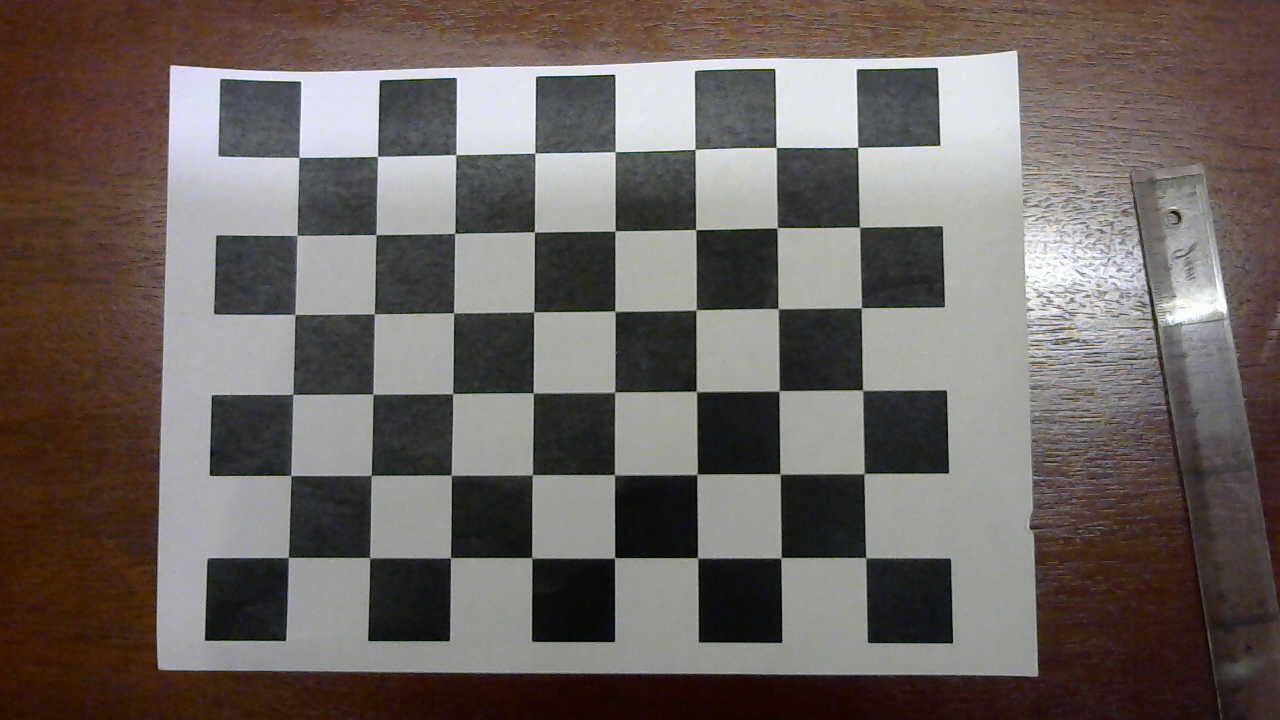
#> input picture test_images/pattern_ca_40cm.jpg, 1280 x 720 px
$ jupyter execute cv_12_feature_matching_ransac.ipynb   (Python 2 division)
#> lines starting #> are read from the running program, lines starting #| are printed output that depends on the picture
# Matching features with both descriptor and geometry
This notebook shows how we can match features between frames. This is a core component for many systems.
For example when you want to reconstruct a model of the environment, or caluclate how the camera is moving or both at the same time, i.e., simultaneously build a model of the environment and estimating how the camera is moving..

A feature typically consists of a keypoints (location, i.e., where in the image) and a descriptor (what that part of the image looks like). When performing matching one often uses the descriptor first. In ideal cases the descriptor is so good that it can directly generate only correct matches. In most pratcical cases this is not true and we need to look for the correct matches.

In the code below we will make use of the ORB feature. ORB is a combination of the FAST detector and the BRIEF descriptor. One of the benefits of ORB is that it is fast to compute and match.
https://www.researchgate.net/publication/221111151_ORB_an_efficient_alternative_to_SIFT_or_SURF

The first thing we do in the code below is that we make use of David Lowe's ratio test which he defined when he introduced the SIFT feature in https://www.cs.ubc.ca/~lowe/papers/ijcv04.pdf. The idea is that we want to only use matches where two points A and B in two images are much better matches than A and the second best match in the second image.

Now we will use the position of the features. We will do this together with the RANSAC algorithm. RANSAC iterates over
* Draw a minimum set of point matches to calculate the homograhy
* Calculate the homograhy
* Check which of the other point matches supports this homography
We pick the homography that has the biggest support and use this to define which matches are inliers.

[cell 1]
import numpy as np
import cv2 as cv

# Load the image as gray scale images
#img1 = cv.imread('test_images/patrics_foot_1.jpg',0)
#img2 = cv.imread('test_images/patrics_foot_2.jpg',0)
img1 = cv.imread('test_images/pattern_ca_40cm.jpg',0)
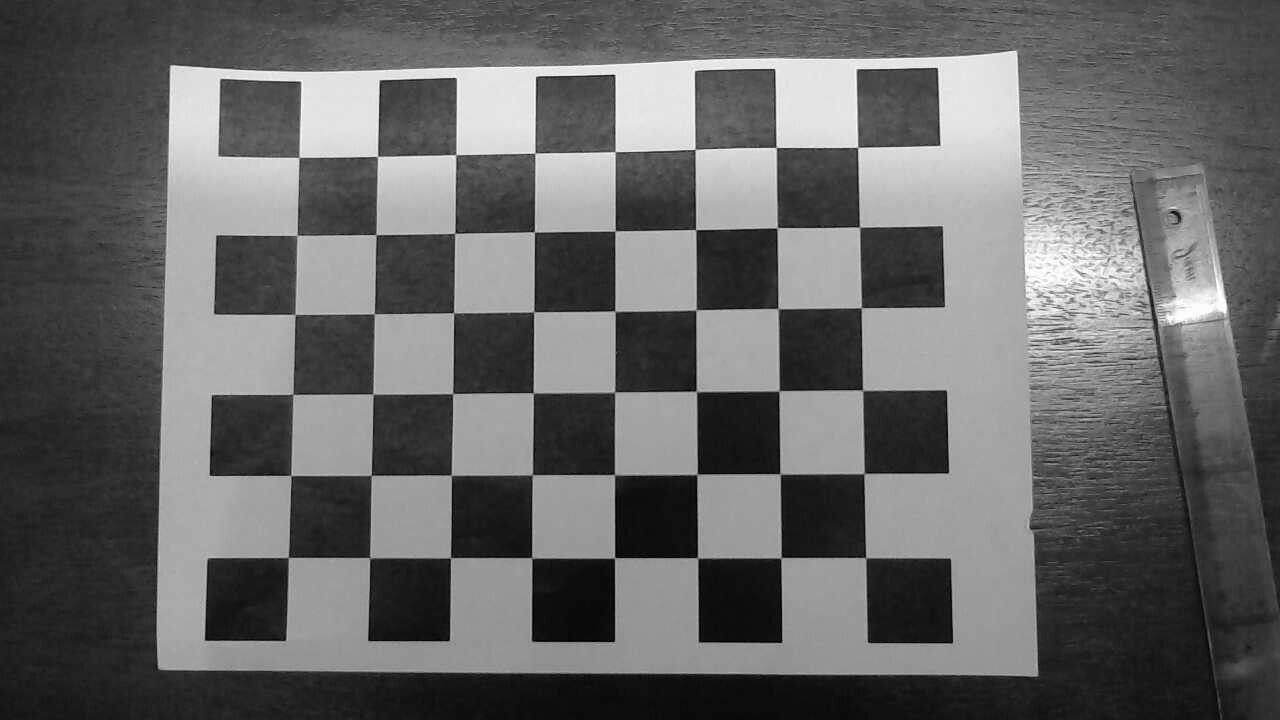
#> img1: shape (720, 1280); min 0, max 255, mean 101.8
img2 = cv.imread('test_images/pattern_view2.jpg',0)
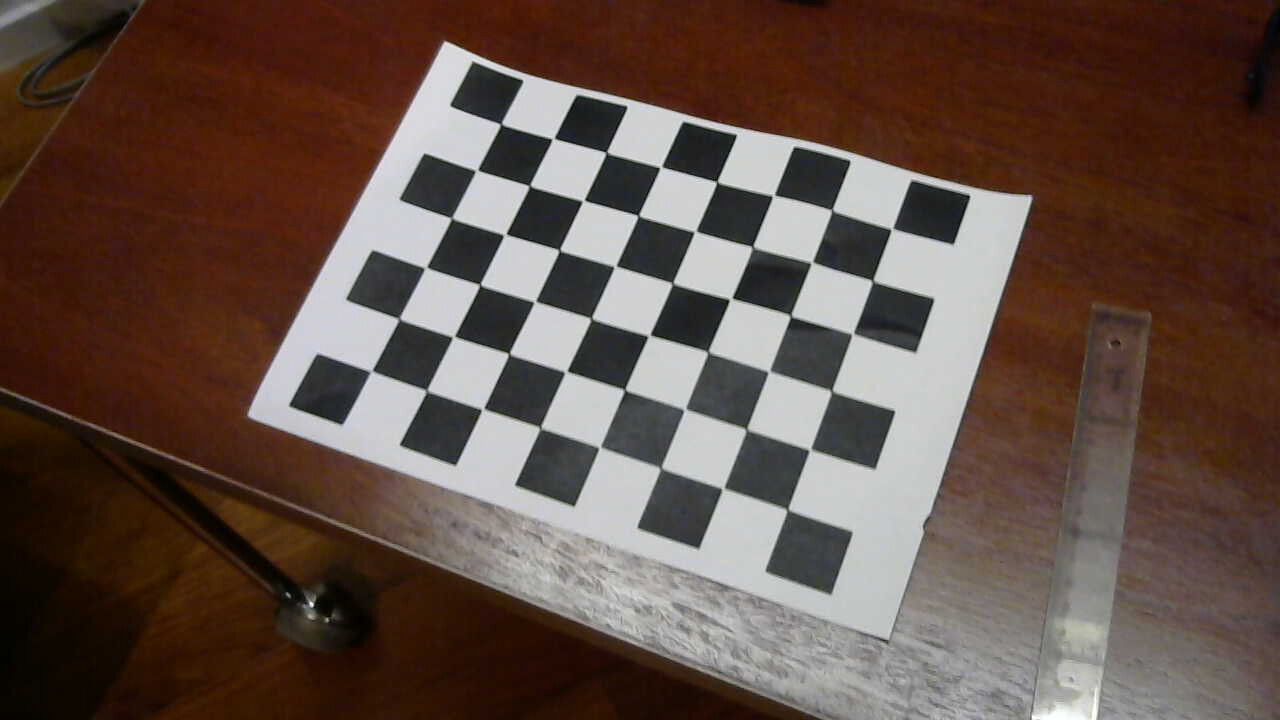
#> input picture test_images/pattern_view2.jpg, 1280 x 720 px
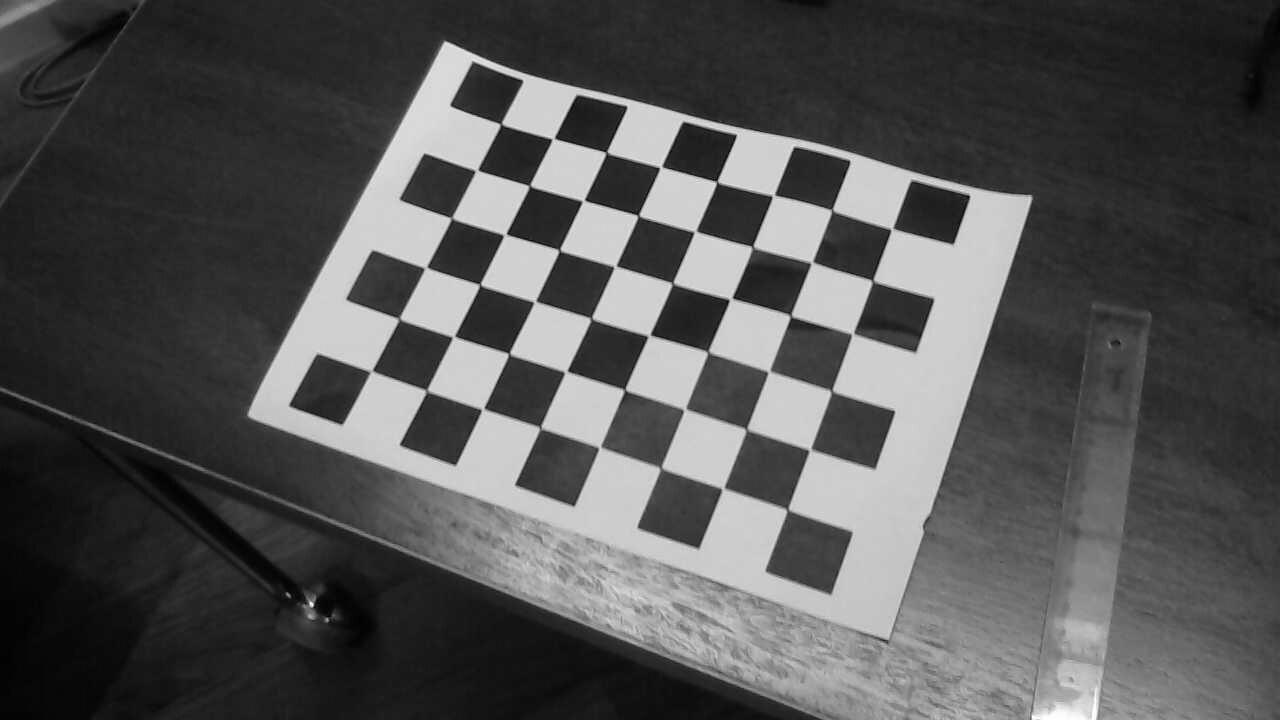
#> img2: shape (720, 1280); min 0, max 255, mean 83.3
print("The dimension of img1 is " + repr(img1.shape))
#| The dimension of img1 is (720, 1280)
print("The dimension of img2 is " + repr(img2.shape))
#| The dimension of img2 is (720, 1280)

# Initiate a feature detector
detector = cv.ORB_create()

# Find the keypoints and descriptors
kp1, des1 = detector.detectAndCompute(img1,None)
#> kp1 = 500 keypoints; strongest (x, y, size): (613, 75, 31), (936, 69, 31), (775, 145, 31), (773, 69, 31)
kp2, des2 = detector.detectAndCompute(img2,None)
#> kp2 = 500 keypoints; strongest (x, y, size): (559, 133, 111.1), (546, 143, 92.6), (714, 185, 53.6), (557, 134, 77.1)

# We use a brute force matcher with default params
bf = cv.BFMatcher()
matches = bf.knnMatch(des1,des2, k=2)
#> matches = 500 matches

# Apply David Lowe's ratio test to remove bad matches
# https://www.cs.ubc.ca/~lowe/papers/ijcv04.pdf
good = []
for m,n in matches:
    if m.distance < 0.75 * n.distance:
        # I had to change from [m] to m to make the code inside the MIN_MATCH_COUNT section below
        good.append(m)
#> after the loop, good = 39 matches

# Draw the matches, both all of them and the good ones
image_matches_all = cv.drawMatchesKnn(img1,kp1,img2,kp2,matches,None)
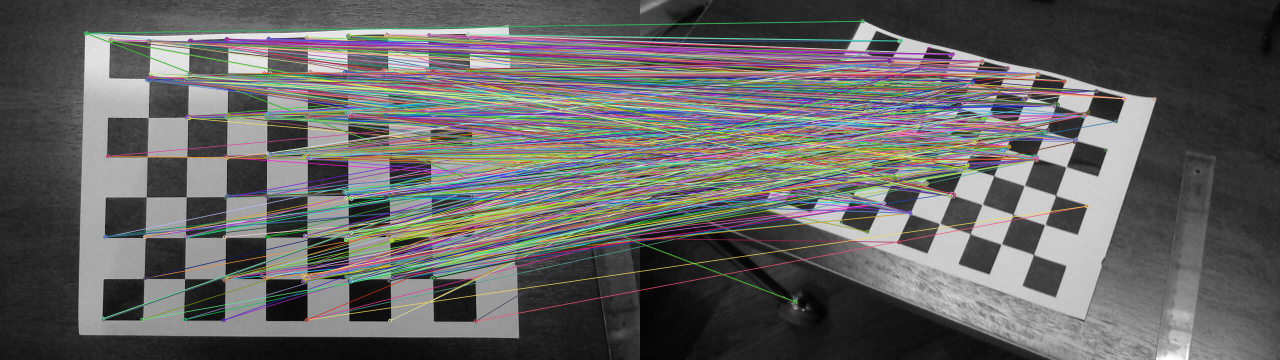
#> image_matches_all: shape (720, 2560, 3) (shown at 1/2 size); mean of channels 0, 1, 2 98.7, 99.3, 100.1; drawn as B, G, R
# I had to modify this code to give it the data in the format it wanted
# Probably some easier way to do this if you actually know Python...
good_list_of_lists = []
for i in good:
    good_list_of_lists.append([i])
#> this loop made 39 passes
#> after the loop, good_list_of_lists = 39 matches
image_matches_good = cv.drawMatchesKnn(img1,kp1,img2,kp2,good_list_of_lists,None)
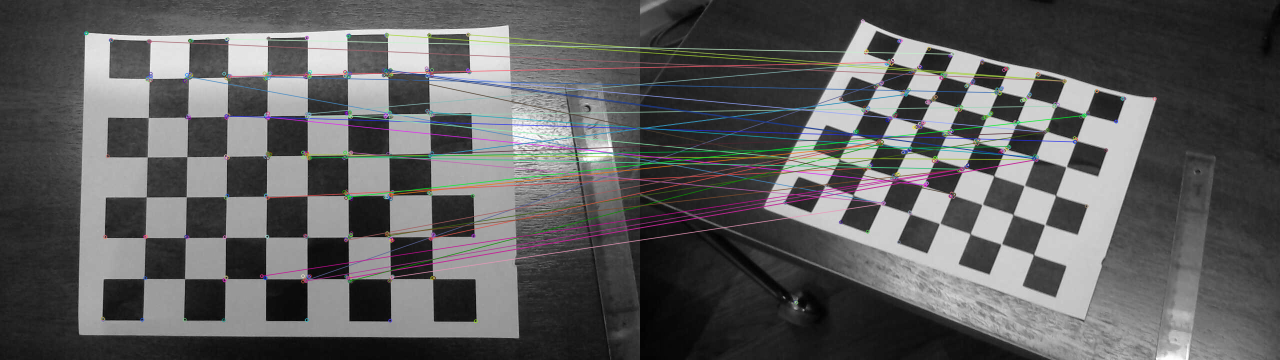
#> image_matches_good: shape (720, 2560, 3) (shown at 1/2 size); mean of channels 0, 1, 2 93.4, 93.1, 93.2; drawn as B, G, R


# Now make use of the geometry to look for matches
# We calculate the homography between the images and use that to see how
# many points that support a certain homography. This allows us to
MIN_MATCH_COUNT = 10
if len(good)>MIN_MATCH_COUNT:
    src_pts = np.float32([ kp1[m.queryIdx].pt for m in good ]).reshape(-1,1,2)
#> src_pts = 39 rows, first 8: [613, 560], [696, 556], [613, 309], [457, 152], [781, 389], [535, 395], [379.2, 153.6], [536.4, 234]
    dst_pts = np.float32([ kp2[m.trainIdx].pt for m in good ]).reshape(-1,1,2)
#> dst_pts = 39 rows, first 8: [548.6, 141.1], [792, 319], [792, 319], [713.7, 184.9], [481.2, 288], [457.9, 335.2], [485.6, 406.1], [570.2, 369.8]

    M, mask = cv.findHomography(src_pts, dst_pts, cv.RANSAC,5.0)
#> M = [[-0.818, -0.335, 789.1], [-0.33, -0.135, 318], [-0.00104, -0.000425, 1]]; mask = 39 values, max 1 at index 1, min 0 at index 0, mean 0.205
    matchesMask = mask.ravel().tolist()
#> matchesMask has the same summary as mask

    h,w = img1.shape
#> h = 720; w = 1280
    pts = np.float32([ [0,0],[0,h-1],[w-1,h-1],[w-1,0] ]).reshape(-1,1,2)
    dst = cv.perspectiveTransform(pts,M)
#> dst = [[789.1, 318], [789.3, 318.1], [788.9, 318], [789.1, 318.3]]

    image_ransac = cv.polylines(img2,[np.int32(dst)],True,255,3, cv.LINE_AA)

else:
    print "Not enough matches are found - %d/%d" % (len(good),MIN_MATCH_COUNT)
    matchesMask = None

# Draw the matches
draw_params = dict(matchColor = (0,255,0), # draw matches in green color
                   singlePointColor = None,
                   matchesMask = matchesMask, # draw only inliers
                   flags = 2)
#> draw_params = 4 items
image_ransac = cv.drawMatches(img1,kp1,img2,kp2,good,None,**draw_params)
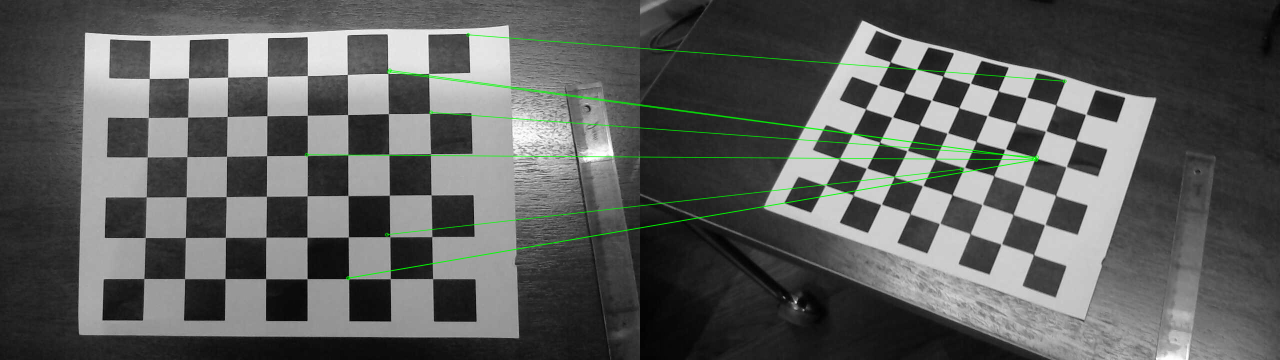
#> image_ransac: shape (720, 2560, 3) (shown at 1/2 size); mean of channels 0, 1, 2 91.8, 93.6, 91.8; drawn as B, G, R


cv.namedWindow("All matches between images", cv.WINDOW_NORMAL)
cv.resizeWindow("All matches between images", (1000, 300))
cv.namedWindow("Good descriptor matches between images", cv.WINDOW_NORMAL)
cv.resizeWindow("Good descriptor matches between images", (1000,380))
cv.namedWindow("RANSAC cleaned matches", cv.WINDOW_NORMAL)
cv.resizeWindow("RANSAC cleaned matches", (1000,380))

cv.imshow("All matches between images", image_matches_all)
cv.imshow("Good descriptor matches between images", image_matches_good)
cv.imshow("RANSAC cleaned matches", image_ransac)


cv.waitKey(0)
cv.destroyAllWindows()
